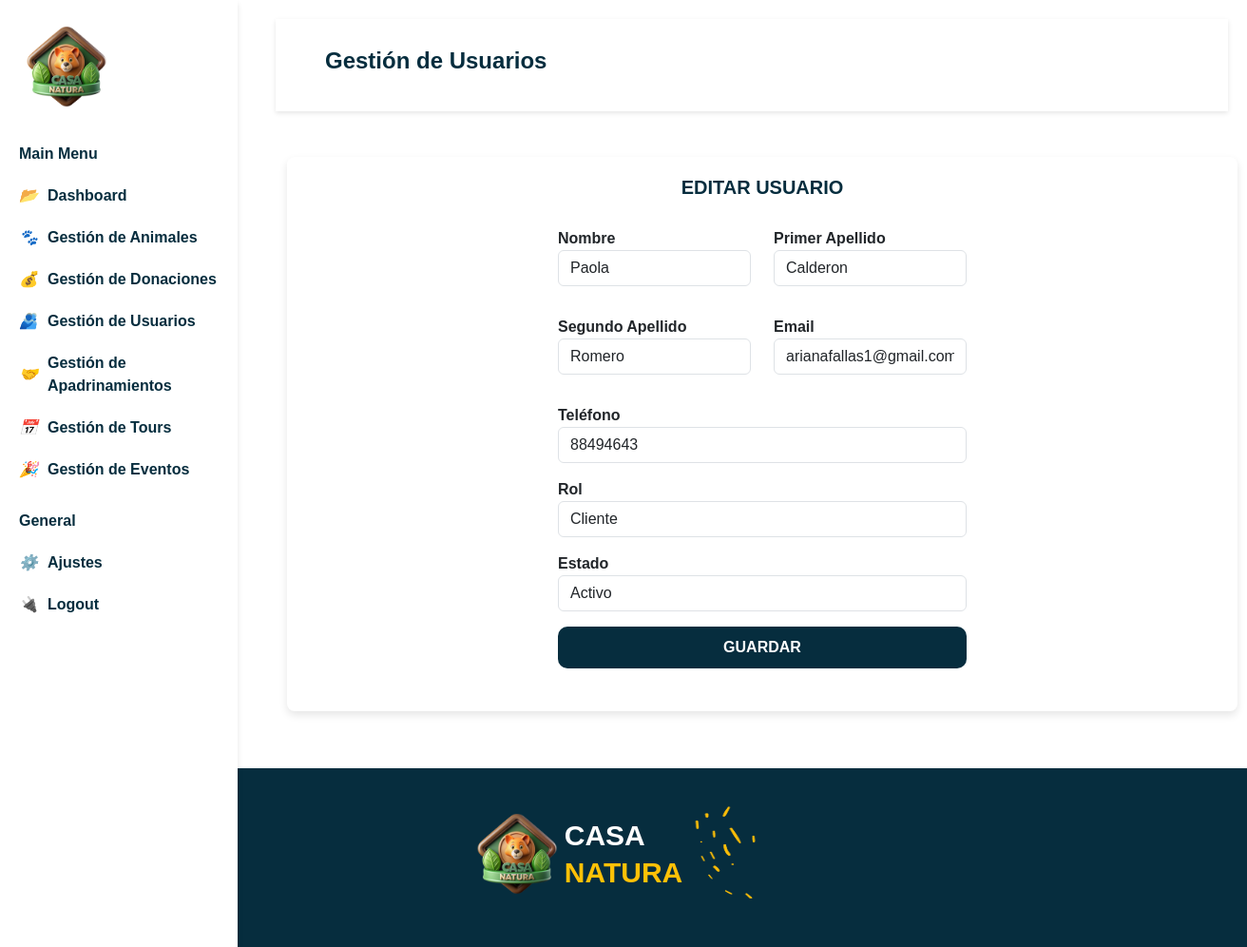
Page /editarUsuario.php?id=2 on the committed database.
### tables this page shows
CREATE TABLE `roles` (
  `ID_Rol` int(10) NOT NULL,
  `Rol` varchar(15) NOT NULL,
  `ID_Usuario` int(10) NOT NULL
);

CREATE TABLE `usuario` (
  `ID_Usuario` int(10) NOT NULL,
  `Nombre` varchar(15) NOT NULL,
  `Password` varchar(250) NOT NULL,
  `Apellido1` varchar(15) NOT NULL,
  `Apellido2` varchar(15) NOT NULL,
  `Correo` varchar(50) NOT NULL,
  `Telefono` int(40) DEFAULT NULL,
  `Donador` tinyint(1) NOT NULL,
  `Estado` varchar(10) NOT NULL
);

### editarUsuario.php (the view, shortened to what this page needs)
<!DOCTYPE html>
<html lang="es">
<head>
    <link href="https://cdn.jsdelivr.net/npm/bootstrap@5.3.0-alpha1/dist/css/bootstrap.min.css" rel="stylesheet">
    <link href="./css/style.css" rel="stylesheet">
    <link href="https://cdnjs.cloudflare.com/ajax/libs/font-awesome/5.15.4/css/all.min.css" rel="stylesheet">
</head>
<body>
    <?php
    include("sidebar.php");
    echo $sidebarAdmin2;
    include("actions/conexion.php");
    $id = isset($_GET['id']) ? $_GET['id'] : null;
    $sql = "SELECT a.Nombre, a.Apellido1, a.Apellido2, a.Correo, b.Rol, a.Telefono, a.ID_Usuario, a.Estado
        FROM usuario a
        INNER JOIN roles b ON a.ID_Usuario = b.ID_Usuario
        WHERE a.ID_Usuario = '$id'";
    $result = $conn->query($sql);
    if ($result->num_rows > 0) {
        $usuario = $result->fetch_assoc();
    } else {
        echo "Usuario no encontrado.";
        exit;
    }
    ?>
    <main>
        <main>
            <div class="viewport">
                <div class="content">
                    <nav class="navbar ">
                        <div class="container-fluid">
                            <h2 class="titulo">Gestión de Usuarios</h2>
                        </div>
                    </nav>
                    <div class="mt-5 container-fluid">
                        <div class="container container-animales-agregar mt-4">
                            <h1><b>EDITAR USUARIO</b></h1>
                            <form id="actualizarUsuario" class="form-agregar-animal">
                                <div class="row">
                                    <div class="col form-group-agregar-animal mb-3">
                                        <label for="nombre">Nombre</label>
                                        <input type="text" id="nombreEditar" name="nombre" placeholder="Nombre"
                                            class="form-control" value="<?php echo $usuario['Nombre']; ?> " required>
                                    </div>
                                    <div class="col form-group-agregar-animal mb-3">
                                        <label for="apellido1">Primer Apellido</label>
                                        <input type="text" id="apellido1Editar" name="apellido1" placeholder="Primer Apellido"
                                            class="form-control" value="<?php echo $usuario['Apellido1']; ?> " required>
                                    </div>
                                </div>
                                <div class="row">
                                    <div class="col form-group-agregar-animal mb-3">
                                        <label for="apellido2">Segundo Apellido</label>
                                        <input type="text" id="apellido2Editar" name="apellido2"
                                            placeholder="Segundo Apellido" class="form-control"
                                            value="<?php echo $usuario['Apellido2']; ?> " required>
                                    </div>
                                    <div class="col form-group-agregar-animal mb-3">
                                        <label for="correo">Email</label>
                                        <input type="email" id="correoEditar" name="correo" placeholder="Email"
                                            class="form-control" value="<?php echo $usuario['Correo']; ?> " required>
                                    </div>
                                </div>
                                <div class="form-group-agregar-animal mb-3">
                                    <label for="telefono">Teléfono</label>
                                    <input type="text" id="telefonoEditar" name="telefono" placeholder="Teléfono"
                                        value="<?php echo $usuario['Telefono']; ?> " class="form-control" required>
                                </div>
                                <div class="form-group-agregar-animal mb-3">
                                    <label for="rol">Rol</label>
                                    <select id="rolEditar" name="rol" class="form-control" required>
                                        <option value="cliente" <?php echo $usuario['Rol'] === 'cliente' ? 'selected' : ''; ?>>Cliente</option>
                                    </select>
                                </div>
                                <div class="form-group-agregar-animal mb-3">
                                    <label for="rol">Estado</label>
                                    <select id="estadoEditar" name="estado" class="form-control" required>
                                        <option value="Activo" <?php echo $usuario['Estado'] === 'Activo' ? 'selected' : ''; ?>>Activo</option>
                                    </select>
                                </div>
                                <button type="submit" class="submit-btn ">GUARDAR</button>
                            </form>
                        </div>
                    </div>
                </div>
            </div>
        </main>
    </main>
    <?php
    include("sidebar.php");
    echo $footerAdmin;
    ?>
</body>
</html>

### css/style.css (style rules this page uses)
body { font-family: 'Montserrat', sans-serif; margin: 0; display: flex; flex-direction: column; padding: 0; box-sizing: border-box; font-weight: bold; min-height: 100vh; }
main { flex: 1; }
.navbar { display: flex; align-items: baseline; justify-content: space-between; padding: 10px 20px; background-color: #fff; box-shadow: 0 2px 5px rgba(0, 0, 0, 0.1); font-family: 'Montserrat', sans-serif; font-weight: bold; }
.content { margin-left: 270px; padding: 20px; }
form { width: 100%; max-width: 450px; }
input, textarea { margin-bottom: 15px; padding: 10px; border-radius: 5px; border: 1px solid #ddd; width: 100%; }
button { color: white; padding: 10px 20px; border: none; border-radius: 5px; cursor: pointer; width: 100%; }
label { font-weight: bold; }
.container { justify-items: center; }
input, select, button { width: 100%; margin-bottom: 15px; padding: 8px; border-radius: 3px; border: 1px solid #ccc; }
.viewport { box-sizing: border-box; max-width: 100%; transition: all 0.5s ease; }
.content { position: relative; margin-right: 0; }
.titulo { color:#062D3E; font-weight:bold; padding:20px; font-family: "Montserrat", Arial, sans-serif; }
body { font-family: Arial, sans-serif; margin: 0; padding: 0; }
.titulo { font-size: 24px; font-weight: bold; text-align: center; }
.form-agregar-animal { font-family: "Montserrat", Arial, sans-serif; padding: 10px; }
.submit-btn { display: block; width: 100%; padding: 10px; font-size: 16px; font-weight: bold; color: #fff; background-color: #062D3E; border: none; border-radius: 4px; cursor: pointer; border-radius: 10px; }
.container-animales-agregar { width: 1000px; background: #fff; padding: 20px; border-radius: 8px; box-shadow: 0 4px 8px rgba(0, 0, 0, 0.1); font-family: "Montserrat", Arial, sans-serif; justify-items: center; }
.container-animales-agregar h1 { font-size: 20px; color: #062D3E; font-family: "Montserrat", Arial, sans-serif; margin-bottom: 20px; }

### rows in the picture
roles: nombre "Paola", apellido1 "Calderon", apellido2 "Romero", correo "arianafallas1@gmail.com", telefono "88494643", rol "Cliente"
usuario: estado "Activo"
